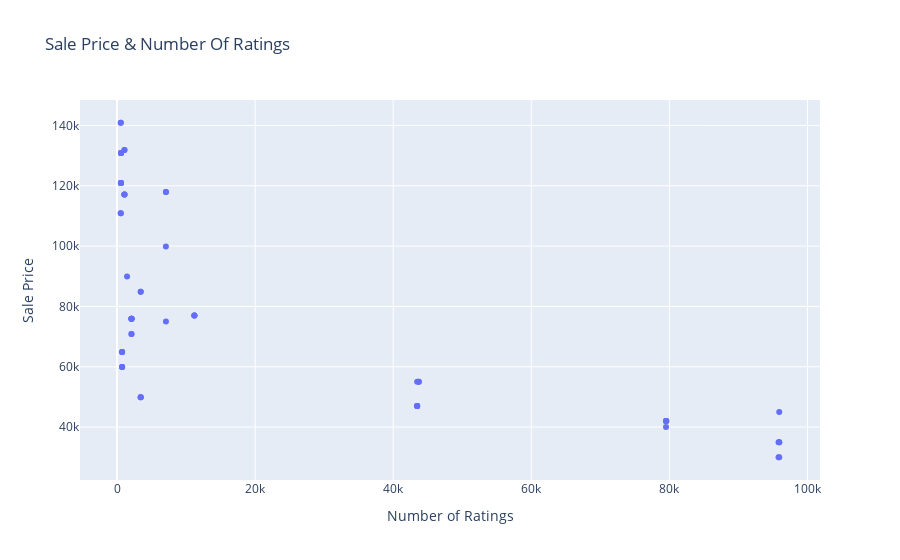

The notebook cell saved with this chart:
### Code cell
salep=df["Sale Price"]
nrate=df["Number Of Ratings"]
figure2=go.Figure(go.Scatter(x=nrate,y=salep,mode="markers"))
figure2.update_layout(title="Sale Price & Number Of Ratings",xaxis_title="Number of Ratings",yaxis_title="Sale Price")
figure2.show()

### Figure 1 — Plotly figure (JSON) as saved in the notebook; plotly's stock layout.template omitted (floating-point values rounded to 4 significant figures)
{"data": [{"mode": "markers", "type": "scatter", "x": [3431, 3431, 3431, 11202, 11202, 3431, 3431, 11202, 1454, 79512, 79512, 79582, 79512, 79512, 1078, 1078, 1078, 1078, 7088, 7088, 1078, 7088, 7081, 95909, 542, 580, 740, 545, 740, 2101, 545, 580, 580, 730, 730, 2101, 2101, 580, 740, 580, 2092, 545, 2101, 2092, 2101, 740, 545, 580, 580, 580, 43707, 43707, 95807, 95909, 95807, 95909, 43470, 95909, 43470, 43470, 43470, 43470], "y": [49900, 84900, 84900, 77000, 77000, 49900, 49900, 77000, 89900, 41999, 39999, 41999, 41999, 41999, 131900, 117100, 131900, 117100, 74999, 117900, 117100, 117900, 99900, 44999, 140900, 130900, 64900, 120900, 59900, 75900, 110900, 130900, 120900, 64900, 64900, 75900, 75900, 120900, 59900, 120900, 75900, 140900, 70900, 70900, 75900, 59900, 110900, 120900, 130900, 130900, 54999, 54999, 29999, 34999, 34999, 34999, 54999, 29999, 46999, 46999, 46999, 46999]}], "layout": {"autosize": true, "title": {"text": "Sale Price & Number Of Ratings"}, "xaxis": {"autorange": true, "range": [-5278.0, 101700.0], "title": {"text": "Number of Ratings"}, "type": "linear"}, "yaxis": {"autorange": true, "range": [20850.0, 150100.0], "title": {"text": "Sale Price"}, "type": "linear"}}}
